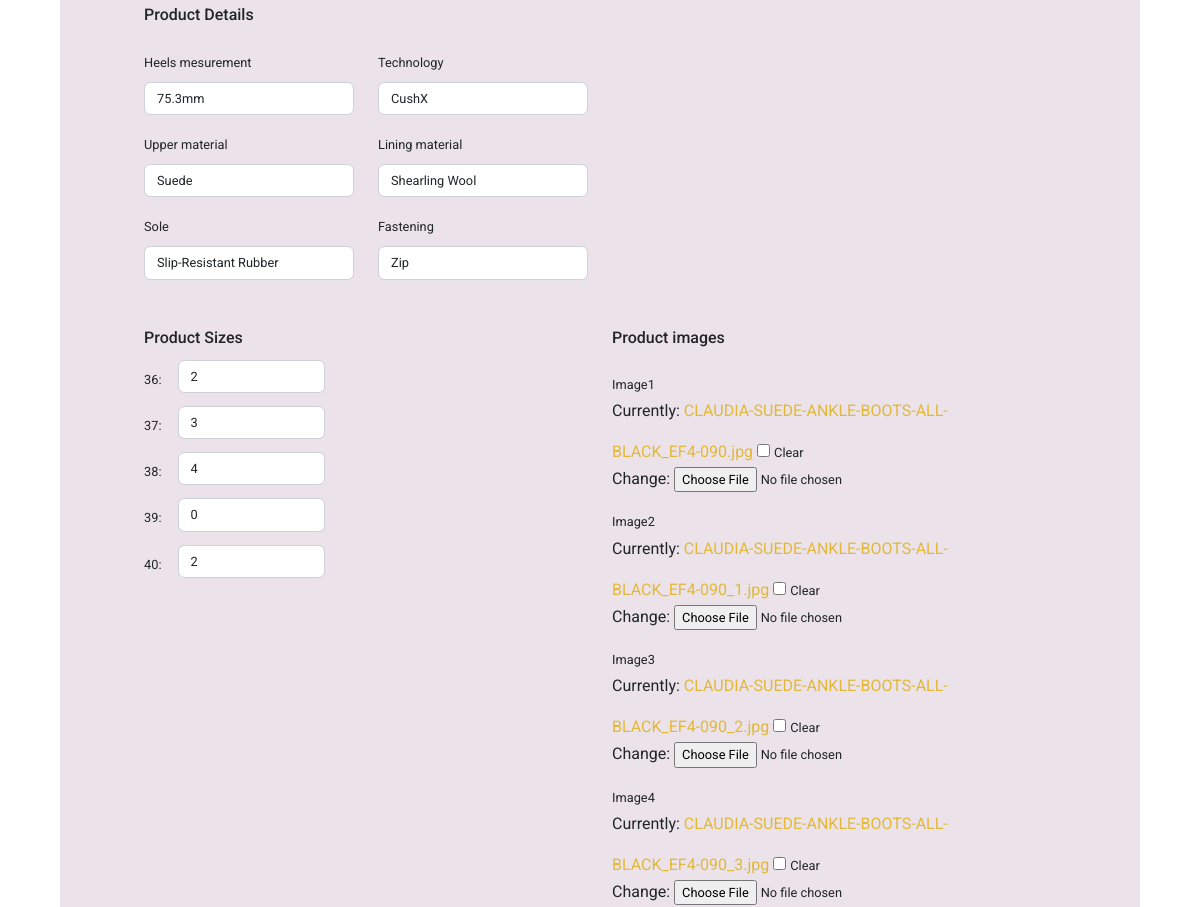
The app's page /products/edit/3/ (signed in, middle part), older data.
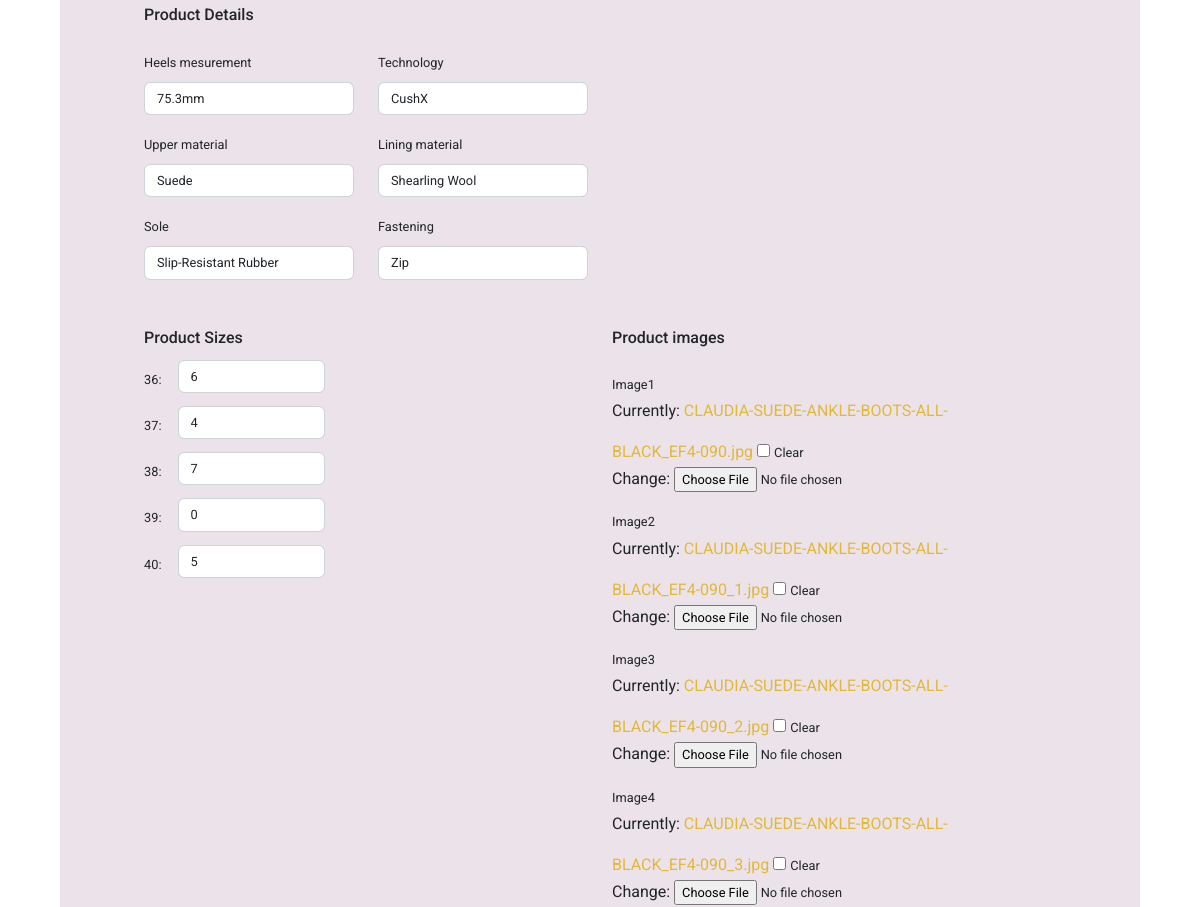
The same page, newer data.
### products/models.py (models this page shows, shortened)
class ProductDetail(models.Model):
    product_id = models.ForeignKey('Product',
                                   null=True,
                                   blank=True,
                                   on_delete=models.CASCADE)
    heels_mesurement = models.CharField(max_length=254, null=True, blank=True)
    upper_material = models.CharField(max_length=254, null=True, blank=True)
    sole = models.CharField(max_length=254, null=True, blank=True)
    technology = models.CharField(max_length=254, null=True, blank=True)
    lining_material = models.CharField(max_length=254, null=True, blank=True)
    fastening = models.CharField(max_length=254, null=True, blank=True)

class Size(models.Model):
    product_id = models.ForeignKey('Product',
                                   null=True,
                                   blank=True,
                                   on_delete=models.CASCADE)
    size = models.CharField(max_length=2, null=True)
    stock = models.PositiveSmallIntegerField(null=True)

class Image(models.Model):
    product_id = models.ForeignKey('Product',
                                   null=True,
                                   blank=True,
                                   on_delete=models.CASCADE)
    image1 = models.ImageField(null=True, blank=True)
    image2 = models.ImageField(null=True, blank=True)
    image3 = models.ImageField(null=True, blank=True)
    image4 = models.ImageField(null=True, blank=True)

### products/views.py (the view, shortened to what this page needs)
@login_required
def edit_product(request, product_id):
    if not request.user.is_authenticated:
        messages.info(request, 'Request not allowed, only store admin.')
        return redirect(reverse('home'))
    product = get_object_or_404(Product, pk=product_id)
    sizes = Size.objects.filter(product_id=product_id).all()
    product_details = ProductDetail.objects.filter(product_id=product_id).all()
    product_images = get_object_or_404(Image, product_id=product)
    images_form = ImageForm(instance=product_images)
    product_form = ProductForm(instance=product)
    product_detail_data = None
    for detail in list(product_details.values()):
        product_detail_data = {
            'heels_mesurement': detail['heels_mesurement'],
            'upper_material': detail['upper_material'],
            'sole': detail['sole'],
            'technology': detail['technology'],
            'lining_material': detail['lining_material'],
            'fastening': detail['fastening'],
        }
    product_detail_form = ProductDetailForm(product_detail_data)
    template = 'products/edit_product.html'
    messages.info(request, f'You are about to edit {product.title}')
    context = {
        'product_form': product_form,
        'product_sizes': sizes,
        'product_detail_form': product_detail_form,
        'image_form': images_form,
        'product': product,
    }
    return render(request, template, context)

### products/forms.py
class ProductForm(forms.ModelForm):
    class Meta:
        model = Product
        fields = '__all__'
    image = forms.ImageField(label='Image', required=False,
                             widget=CustomClearableFileInput)
    def __init__(self, *args, **kwargs):
        super().__init__(*args, **kwargs)
        categories = Category.objects.all()
        friendly_names = [(c.id, c.get_friendly_name()) for c in categories]
        self.fields['category'].choices = friendly_names
        for field_name, field in self.fields.items():
            field.widget.attrs['class'] = 'border-black rounded-0'

class ProductDetailForm(forms.ModelForm):
    class Meta:
        model = ProductDetail
        fields = '__all__'

### bag/contexts.py (called while the page is built, shortened)
def bag_contents(request):
    bag_items = []
    total = 0
    product_count = 0
    delivery = 0
    bag = request.session.get('bag', {})
    if total < settings.FREE_DELIVERY_THRESHOLD:
        delivery = total * Decimal(settings.STANDARD_DELIVERY_PERCENTAGE/100)
    grand_total = delivery + total
    context = {
        'bag_items': bag_items,
        'product_count': product_count,
        'delivery': delivery,
        'total': total,
        'grand_total': grand_total,
    }
    return context

### products/models.py (called while the page is built)
    def get_friendly_name(self):
        return self.friendly_name

### products/templates/products/edit_product.html (shortened to what this page needs)
{% extends 'base.html' %}
{% load static %}
{% block extra_css %}
<link rel="stylesheet" href="{% static 'css/products.css' %}">
{% endblock %}
{% block content %}
<div class="main_wraper">
  <div class="container-fluid mt-5 mb-5 product-mngt-container" id="product-mngt-container">
    <form class="form" action="{% url 'edit_product' product.id %}" method="POST" id="product-form" enctype="multipart/form-data">
    <div class="row d-flex mt-2 mt-md-5">
      <div class="col-12 col-md-8 col-lg-6">
        <div class="product-detail-container">
          <div class="row">
            <h6>Product Details</h6>
            <div class="col-6">
              {{ product_detail_form.heels_mesurement | as_crispy_field }}
              {{ product_detail_form.upper_material | as_crispy_field }}
              {{ product_detail_form.sole | as_crispy_field }}
            </div>
            <div class="col-6">
              {{ product_detail_form.technology | as_crispy_field }}
              {{ product_detail_form.lining_material | as_crispy_field }}
              {{ product_detail_form.fastening | as_crispy_field }}
            </div>
          </div>
        </div>
      </div>
    </div>
    <div class="row d-flex mt-2 mt-md-5">
      <div class="col-12 col-md-6">
        <div class="product-size-container">
          <div class="row stock-container">
            <h6>Product Sizes</h6>
            {% for size in product_sizes %}
            <div class="size-stock-box mb-2">
              <div class="col-8 d-flex size_stock">
                <p class="" data-name="size" data-value="{{ size.size }}">{{ size.size }}: </p>
                <input type="number" name="stock_size_{{ size.size }}" value="{{ size.stock }}" class="textinput textInput form-control ms-3 w-50">
              </div>
            </div>
            {% endfor %}
          </div>
        </div>
      </div>
      <div class="col-12 col-md-6 mt-4 mt-md-0">
        <div class="product-image-container ">
          <h6>Product images</h6>
          <div class="row">
            <div class="col-10 images-col">
              {{ image_form.image1 | as_crispy_field }}
              {{ image_form.image2 | as_crispy_field }}
              {{ image_form.image3 | as_crispy_field }}
              {{ image_form.image4 | as_crispy_field }}
            </div>
          </div>
        </div>
      </div>
    </div>
  </form>
  </div>
</div>
{% endblock %}

### templates/base.html (shortened to what this page needs)
<!doctype html>
<html lang="en">
{% load static %}
<head>
  {% block core_css %}
  <link href="https://cdn.jsdelivr.net/npm/bootstrap@5.2.0-beta1/dist/css/bootstrap.min.css" rel="stylesheet">
  <link rel="stylesheet" type="text/css" href="{% static 'css/style.css' %}">
  <link rel="stylesheet" href="https://cdnjs.cloudflare.com/ajax/libs/font-awesome/6.1.1/css/all.min.css">
  {% endblock %}
  {% block extra_css%}
  {% endblock %}
</head>
<body>
  <div class="main-wraper container-fluid g-0">
    {% block content %}
    {% endblock %}
</div>
</body>
</html>

### static/css/style.css (style rules this page uses)
body { font-family: 'Roboto', sans-serif; }
body { margin: 0; }
.form-control { margin-top: 5px; }
.form-control::placeholder { font-size: 0.850rem; }

### products/static/css/products.css (style rules this page uses)
#product-mngt-container a { color: #e3b837; text-decoration: none; }
.size-stock-box p { position: relative; top: 12px }
@media only screen and (min-width: 1000px) { #product-mngt-container { width: 90%; padding: 7% 7%; background-color: rgb(235, 227, 233); } }
@media only screen and (min-width: 1000px) { #product-mngt-container input { font-size: 0.800rem; } }
@media only screen and (min-width: 1000px) { #product-mngt-container label { font-size: 0.800rem; margin-top: 20px; margin-bottom: 5px; } }
@media only screen and (min-width: 1000px) { .size-stock-box p { position: relative; top: 15px; font-size: 0.800rem; } }

Row changes from the older to the newer data that the page shows:
changed Size (number 1 of 5 on the later page): stock_size_36 "2" → "6"
changed Size (number 2 of 5 on the later page): stock_size_37 "3" → "4"
changed Size (number 3 of 5 on the later page): stock_size_38 "4" → "7"
changed Size (number 5 of 5 on the later page): stock_size_40 "2" → "5"
